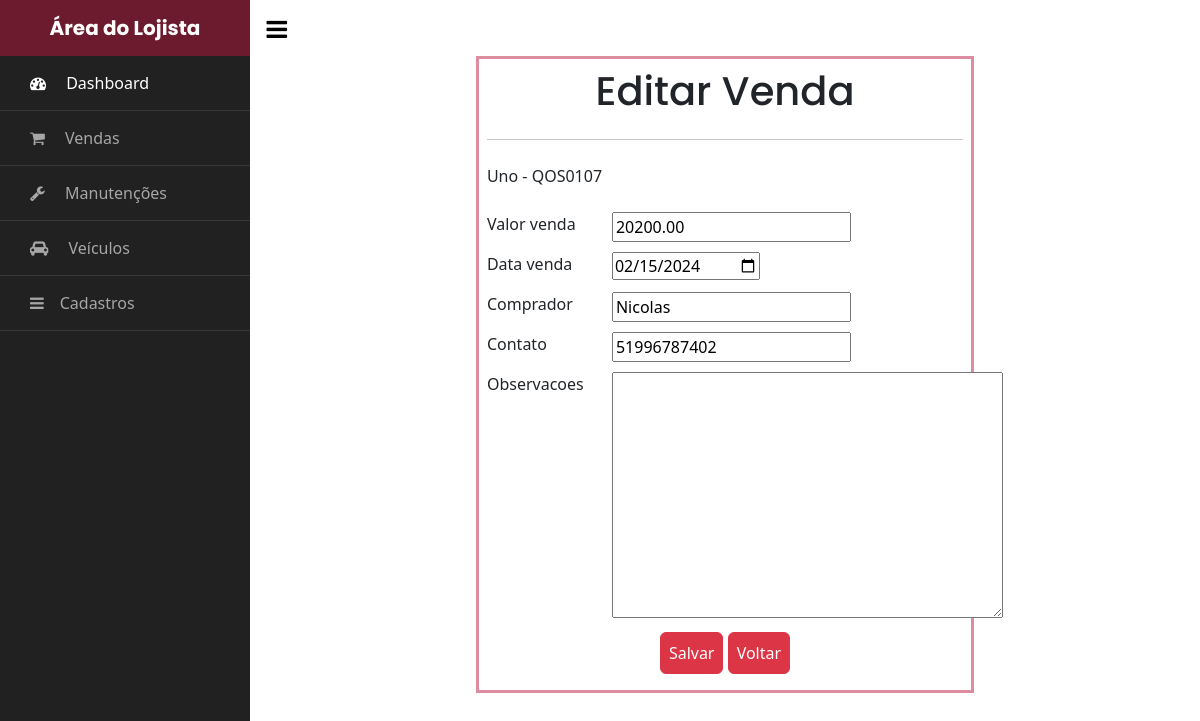
The page /area_do_lojista/vendas/8/editar/ on the database its author committed.
### gestao/models.py (models this page shows, shortened)
class Venda(models.Model):
    id = models.AutoField(primary_key=True)
    veiculo = models.OneToOneField('veiculos.Veiculo', on_delete=models.PROTECT, related_name='venda_veiculo')
    valor_venda = models.DecimalField(max_digits=10, decimal_places=2, blank=True, null=True)
    data_venda = models.DateField()
    comprador = models.CharField(max_length=50, blank=True, null=True)
    contato = models.CharField(max_length=50, blank=True, null=True)
    observacoes = models.TextField(blank=True, null=True)

### veiculos/models.py (models this page shows)
class Veiculo(models.Model):
    id = models.AutoField(primary_key=True)
    marca = models.ForeignKey(Marca, on_delete=models.PROTECT, related_name='marca')
    modelo = models.CharField(max_length=50)
    ano = models.IntegerField(blank=True, null=True)
    placa = models.CharField(max_length=8, blank=True, null=True, unique=True)
    cor = models.CharField(max_length=50, blank=True, null=True)
    acessorios = models.ManyToManyField(Acessorio, related_name='acessorios')
    data_insercao = models.DateTimeField(auto_now_add=True)
    km = models.IntegerField(blank=True, null=True)
    vendido = models.BooleanField(default=False)
    valor = models.DecimalField(max_digits=10, decimal_places=2, blank=True, null=True)
    foto_capa = models.ImageField(upload_to='media/', blank=True, null=True)
    valor_compra = models.DecimalField(max_digits=10, decimal_places=2, blank=True, null=True)
    CAMBIO_CHOICES = [
        ('Automático', 'Automático'),
        ('Manual', 'Manual'),
    ]
    cambio = models.CharField(
        max_length=20,
        choices=CAMBIO_CHOICES,
        default='Manual',  # Pode definir o valor padrão se desejar
    )
    DIRECAO_CHOICES = [
        ('Hidráulica', 'Hidráulica'),
        ('Elétrica', 'Elétrica'),
        ('Mecânica', 'Mecânica'),
    ]
    direcao = models.CharField(
        max_length=20,
        choices=DIRECAO_CHOICES,
        default='Hidráulica',
    )
    def __str__(self):
        return self.modelo + ' - ' + self.placa

### gestao/views.py (the view)
# urls.py: path('vendas/<int:pk>/editar/', VendaUpdateView.as_view(), name='editar_venda'),
class VendaUpdateView(UpdateView):
    model = Venda
    form_class = VendaForm
    template_name = 'editar_venda.html'
    success_url = '/area_do_lojista/vendas/'
    def get_initial(self):
        initial = super().get_initial()
        venda = self.get_object()
        initial['data_venda'] = venda.data_venda.strftime('%Y-%m-%d')
        return initial

### gestao/forms.py
class VendaForm(forms.ModelForm):
    class Meta:
        model = Venda
        fields = '__all__'
        exclude = ['veiculo']
        widgets = {
            'data_venda': forms.DateInput(attrs={'type': 'date'}),
        }

### gestao/templates/editar_venda.html (shortened to what this page needs)
{% extends "base_lojista.html" %}
{% block content %}
<div class="container">
    <div class="row justify-content-center m-">
        <div class="col-12 col-md-9 col-lg-7 m-2 p-2 " style="border-style: solid; border-color: #dd8d9f;">
            <h1 class="text-center" >Editar Venda</h1>
            <hr class="my-4">
            <form method="post" enctype="multipart/form-data">
                <div class="flex-row justify-content-center">
                    <div class="mb-2 row danger">
                        <p>{{venda.veiculo}}</p>
                    </div>
                    {% for item in form %}
                    <div class="mb-2 row danger">
                        <label class="form-label col-12 col-sm-3 ">{{item.label}}</label>
                        <div class="col-12 col-sm-9">{{ item }}</div>
                    </div>
                    {% endfor %}
                    <div class="text-center m-2">
                        <input type="submit" value="Salvar" class="btn btn-danger p-2 text-center ">
                        <a href="/area_do_lojista/vendas/" class="btn btn-danger p-2">Voltar</a>
                    </div>
                </div>
            </form>
        </div>
    </div>
</div>
{% endblock %}

### app/templates/base_lojista.html (style rules this page uses)
a { text-decoration: none; }

### rows shown on the page
Venda: veiculo "Uno - QOS0107", form "20200.00" "02/15/2024" "Nicolas" "51996787402"

### other values the page prints
{{ item.label }} "Valor venda" "Data venda" "Comprador" "Contato" "Observacoes"
